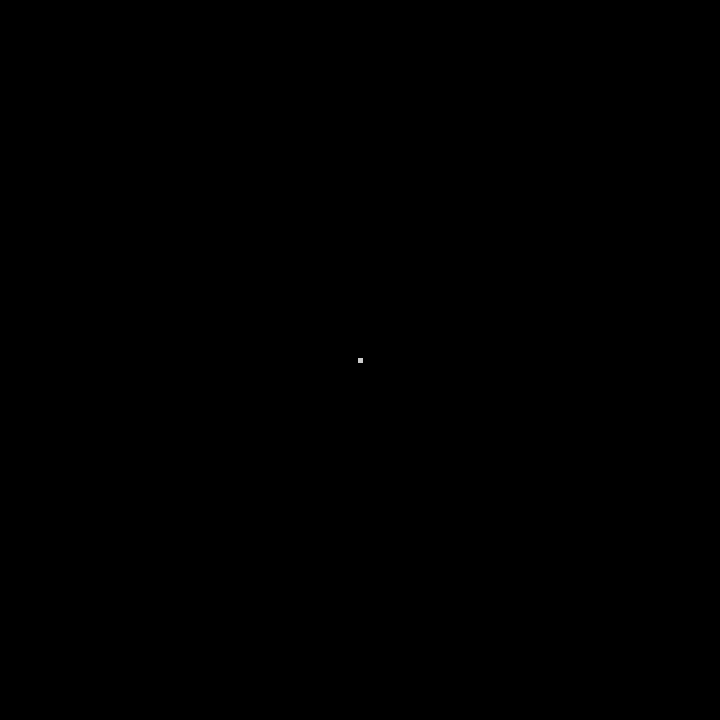
Frame 1 (no input)
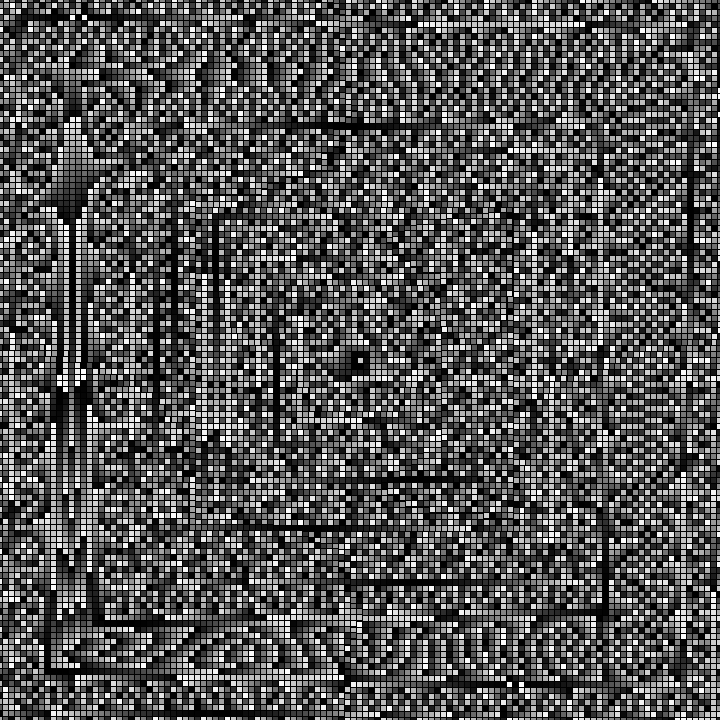
Frame 60 (the mouse pressed at the canvas centre just before this capture)
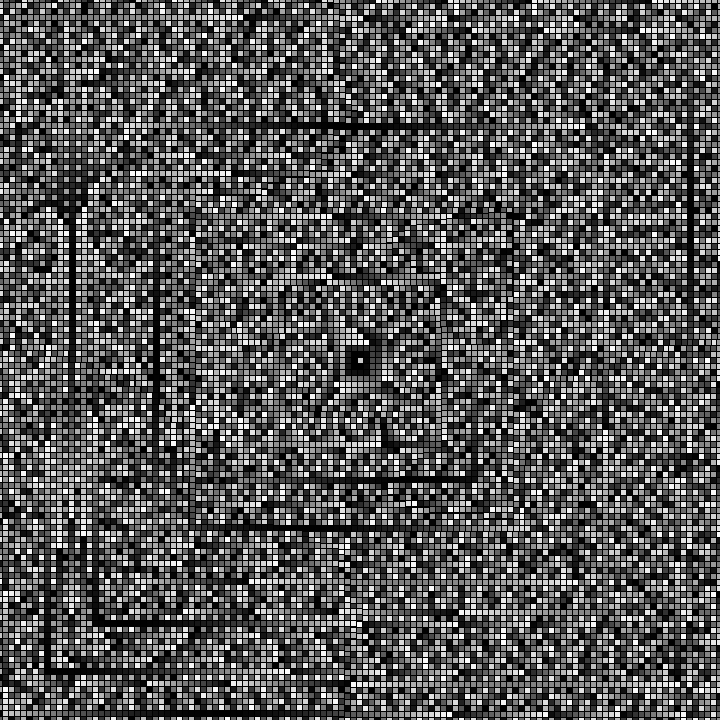
Frame 120 (the mouse held since frame 60 and released just before this capture)

The Processing sketch that drew these frames (run headless with seeded random() and noise(); from frame 60 on, the mouse is pressed at the canvas centre):

// Processing sketch: bit2atom_20210217c_psudo_maze2
// ── bit2atom_20210217c_psudo_maze2.pde
int t;
void setup() {
  size(720, 720);
}
void draw() {
  clear();
  t++;
  float x=357, y=357, d=0, r=0, c=1, T=t/20;
  for (int i=0; i<121*121; i++) {
    fill((i*i/T)%255);
    square(x+=cos(d+=--r<0?PI/2+(r=int(i/int(c+=.5)))*0:0)*6, y+=sin(d)*6, 6);
  }
}
